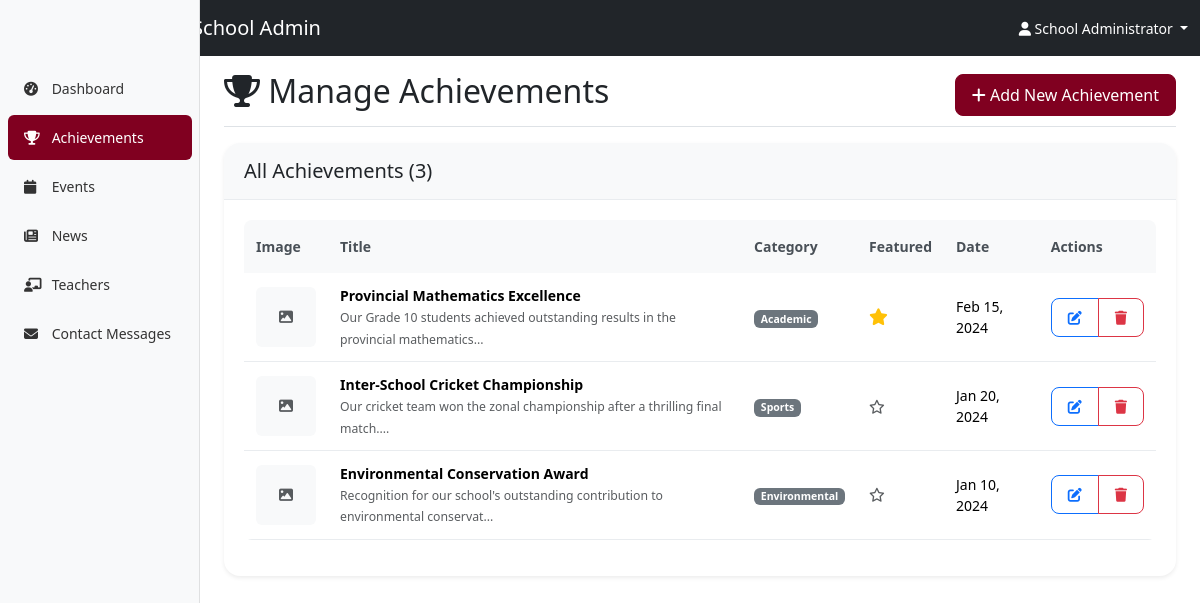
The app's page /admin/achievements.php (signed in) with its own data.
### tables this page shows
CREATE TABLE `achievements` (
  `id` int(11) NOT NULL AUTO_INCREMENT,
  `title` varchar(255) NOT NULL,
  `description` text NOT NULL,
  `image_url` varchar(500) DEFAULT NULL,
  `category` enum('Academic','Sports','Cultural','Environmental','Technology','Community Service','Arts','Science') DEFAULT 'Academic',
  `is_featured` tinyint(1) DEFAULT 0,
  `created_at` timestamp NOT NULL DEFAULT CURRENT_TIMESTAMP,
  `updated_at` timestamp NOT NULL DEFAULT CURRENT_TIMESTAMP ON UPDATE CURRENT_TIMESTAMP,
  PRIMARY KEY (`id`),
  KEY `idx_category` (`category`),
  KEY `idx_featured` (`is_featured`),
  KEY `idx_created_at` (`created_at`)
);

### admin/database.php (called while the page is built, shortened)
<?php
require_once 'config.php';
class Database {
    private $pdo;
    public function __construct() {
        try {
            $dsn = "mysql:host=" . DB_HOST . ";dbname=" . DB_NAME;
            $options = [
                PDO::ATTR_ERRMODE => PDO::ERRMODE_EXCEPTION,
                PDO::ATTR_DEFAULT_FETCH_MODE => PDO::FETCH_ASSOC,
                PDO::ATTR_EMULATE_PREPARES => false
            ];
            $this->pdo = new PDO($dsn, DB_USER, DB_PASS, $options);
        } catch (PDOException $e) {
            throw new Exception('Database connection failed: ' . $e->getMessage());
        }
    }
    public function getAchievements($limit = null, $offset = 0) {
        $sql = "SELECT * FROM achievements ORDER BY created_at DESC";
        $stmt = $this->pdo->query($sql);
        return $stmt->fetchAll();
    }
}
?>

### admin/config.php (called while the page is built, shortened)
<?php
function formatDate($date) {
    return date('M j, Y', strtotime($date));
}
?>

### admin/achievements.php (the view, shortened to what this page needs)
<?php
require_once 'config.php';
require_once 'database.php';
$db = new Database();
$action = $_GET['action'] ?? 'list';
$achievements = [];
if ($action === 'list') {
    $achievements = $db->getAchievements();
}
?>
<!DOCTYPE html>
<html lang="en">
<head>
    <link href="https://cdn.jsdelivr.net/npm/bootstrap@5.3.2/dist/css/bootstrap.min.css" rel="stylesheet">
    <link rel="stylesheet" href="https://cdnjs.cloudflare.com/ajax/libs/font-awesome/6.4.0/css/all.min.css">
    <link rel="stylesheet" href="assets/admin.css">
</head>
<body>
    <?php include 'includes/header.php'; ?>
    <div class="container-fluid">
        <div class="row">
            <?php include 'includes/sidebar.php'; ?>
            <main class="col-md-9 ms-sm-auto col-lg-10 px-md-4">
                <div class="d-flex justify-content-between flex-wrap flex-md-nowrap align-items-center pt-3 pb-2 mb-3 border-bottom">
                    <h1 class="h2">
                        <i class="fas fa-trophy"></i>
                        <?= $action === 'add' ? 'Add Achievement' : ($action === 'edit' ? 'Edit Achievement' : 'Manage Achievements') ?>
                    </h1>
                    <?php if ($action === 'list'): ?>
                        <div class="btn-toolbar mb-2 mb-md-0">
                            <a href="?action=add" class="btn btn-primary">
                                <i class="fas fa-plus"></i> Add New Achievement
                            </a>
                        </div>
                    <?php endif; ?>
                </div>
                <?php if ($action === 'list'): ?>
                    <div class="card">
                        <div class="card-header">
                            <h5 class="mb-0">All Achievements (<?= count($achievements) ?>)</h5>
                        </div>
                        <div class="card-body">
                            <?php if (empty($achievements)): ?>
                                <div class="text-center py-4">
                                    <i class="fas fa-trophy fa-3x text-muted mb-3"></i>
                                    <p class="text-muted">No achievements found. <a href="?action=add">Add the first one!</a></p>
                                </div>
                            <?php else: ?>
                                <div class="table-responsive">
                                    <table class="table table-hover">
                                        <thead>
                                            <tr>
                                                <th>Image</th>
                                                <th>Title</th>
                                                <th>Category</th>
                                                <th>Featured</th>
                                                <th>Date</th>
                                                <th>Actions</th>
                                            </tr>
                                        </thead>
                                        <tbody>
                                            <?php foreach ($achievements as $item): ?>
                                                <tr>
                                                    <td>
                                                        <?php if ($item['image_url']): ?>
                                                            <img src="../<?= htmlspecialchars($item['image_url']) ?>"
                                                                 alt="Achievement" class="img-preview">
                                                        <?php else: ?>
                                                            <div class="bg-light rounded d-flex align-items-center justify-content-center"
                                                                 style="width: 60px; height: 60px;">
                                                                <i class="fas fa-image text-muted"></i>
                                                            </div>
                                                        <?php endif; ?>
                                                    </td>
                                                    <td>
                                                        <strong><?= htmlspecialchars($item['title']) ?></strong>
                                                        <br>
                                                        <small class="text-muted">
                                                            <?= htmlspecialchars(substr($item['description'], 0, 80)) ?>...
                                                        </small>
                                                    </td>
                                                    <td>
                                                        <span class="badge bg-secondary"><?= $item['category'] ?></span>
                                                    </td>
                                                    <td>
                                                        <?php if ($item['is_featured']): ?>
                                                            <i class="fas fa-star featured-indicator" title="Featured"></i>
                                                        <?php else: ?>
                                                            <i class="far fa-star text-muted" title="Not Featured"></i>
                                                        <?php endif; ?>
                                                    </td>
                                                    <td><?= formatDate($item['created_at']) ?></td>
                                                    <td>
                                                        <div class="btn-group btn-group-sm">
                                                            <a href="?action=edit&id=<?= $item['id'] ?>"
                                                               class="btn btn-outline-primary">
                                                                <i class="fas fa-edit"></i>
                                                            </a>
                                                            <a href="?action=delete&id=<?= $item['id'] ?>"
                                                               class="btn btn-outline-danger"
                                                               onclick="return confirm('Are you sure you want to delete this achievement?')">
                                                                <i class="fas fa-trash"></i>
                                                            </a>
                                                        </div>
                                                    </td>
                                                </tr>
                                            <?php endforeach; ?>
                                        </tbody>
                                    </table>
                                </div>
                            <?php endif; ?>
                        </div>
                    </div>
                <?php endif; ?>
            </main>
        </div>
    </div>
</body>
</html>

### admin/assets/admin.css (style rules this page uses)
body { font-size: 0.875rem; }
.table { border-radius: 0.5rem; overflow: hidden; }
.table thead th { background-color: #f8f9fa; border: none; font-weight: 600; color: #495057; padding: 1rem 0.75rem; }
.table tbody td { padding: 0.75rem; vertical-align: middle; border-color: #e9ecef; }
.card { border: none; border-radius: 1rem; box-shadow: 0 0.125rem 0.25rem rgba(0, 0, 0, 0.075); margin-bottom: 1.5rem; }
.card-header { background-color: #f8f9fa; border-bottom: 1px solid #e9ecef; padding: 1rem 1.25rem; border-radius: 1rem 1rem 0 0 !important; }
.card-body { padding: 1.25rem; }
.badge { font-size: 0.75em; border-radius: 0.375rem; }
.btn { border-radius: 0.5rem; font-weight: 500; padding: 0.5rem 1rem; }
.btn-primary { background-color: #800020; border-color: #800020; }
.featured-indicator { color: #ffc107; font-size: 1.2em; }

### records on screen
achievements: title "Provincial Mathematics Excellence", description "Our Grade 10 students achieved outstanding results in the provincial mathematics", category "Academic", is_featured 1 (drawn), created_at "Feb 15, 2024"
achievements: title "Inter-School Cricket Championship", description "Our cricket team won the zonal championship after a thrilling final match.", category "Sports", is_featured 0 (drawn), created_at "Jan 20, 2024"
achievements: title "Environmental Conservation Award", description "Recognition for our school's outstanding contribution to environmental conservat", category "Environmental", is_featured 0 (drawn), created_at "Jan 10, 2024"

### other values on screen
$_SESSION['admin_name'] "School Administrator"
count($achievements) "3"
